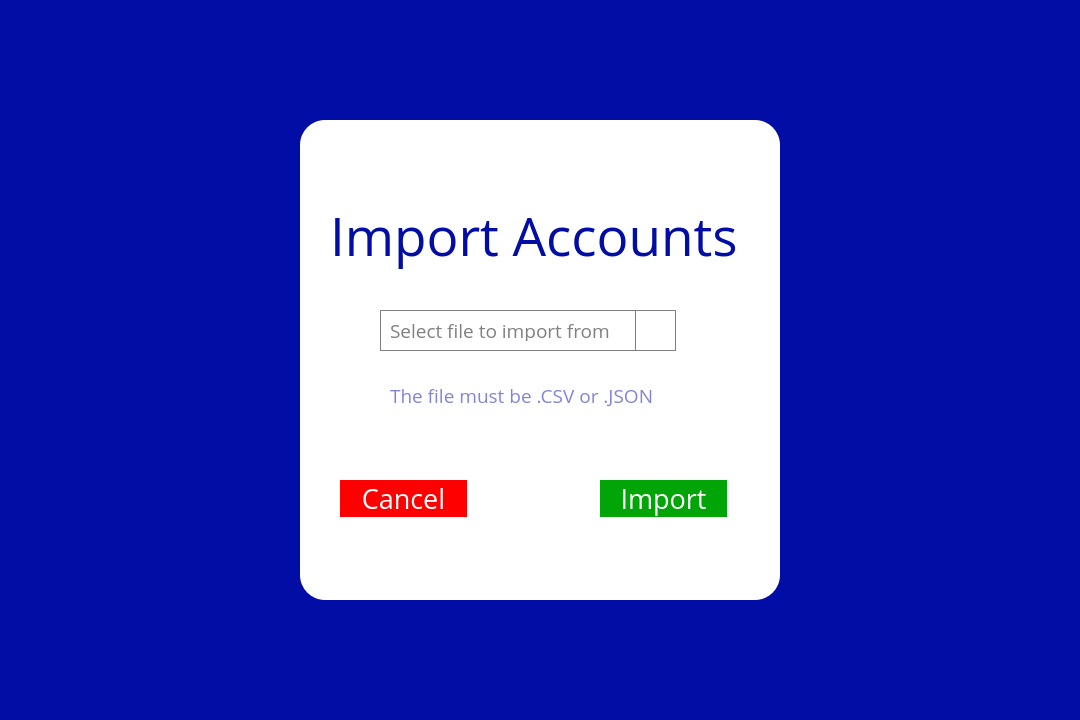
<?xml version="1.0" encoding="UTF-8"?>
<ui version="4.0">
 <class>importAccounts</class>
 <widget class="QWidget" name="importAccounts">
  <property name="geometry">
   <rect>
    <x>0</x>
    <y>0</y>
    <width>1080</width>
    <height>720</height>
   </rect>
  </property>
  <property name="minimumSize">
   <size>
    <width>1080</width>
    <height>720</height>
   </size>
  </property>
  <property name="maximumSize">
   <size>
    <width>1080</width>
    <height>720</height>
   </size>
  </property>
  <property name="windowTitle">
   <string>Import Accounts</string>
  </property>
  <property name="styleSheet">
   <string notr="true">background-color: rgb(2, 13, 165);</string>
  </property>
  <widget class="QFrame" name="importContainer">
   <property name="geometry">
    <rect>
     <x>300</x>
     <y>120</y>
     <width>480</width>
     <height>480</height>
    </rect>
   </property>
   <property name="styleSheet">
    <string notr="true">border-radius: 25;
background-color: rgb(255, 255, 255);</string>
   </property>
   <property name="frameShape">
    <enum>QFrame::StyledPanel</enum>
   </property>
   <property name="frameShadow">
    <enum>QFrame::Raised</enum>
   </property>
   <widget class="QLabel" name="windowTitle">
    <property name="geometry">
     <rect>
      <x>30</x>
      <y>80</y>
      <width>411</width>
      <height>71</height>
     </rect>
    </property>
    <property name="font">
     <font>
      <family>Open Sans</family>
      <pointsize>40</pointsize>
     </font>
    </property>
    <property name="styleSheet">
     <string notr="true">color: rgb(2, 13, 165);</string>
    </property>
    <property name="text">
     <string>Import Accounts</string>
    </property>
   </widget>
   <widget class="QFrame" name="containerForLbl">
    <property name="geometry">
     <rect>
      <x>80</x>
      <y>190</y>
      <width>296</width>
      <height>41</height>
     </rect>
    </property>
    <property name="styleSheet">
     <string notr="true">border: 1 solid grey;
border-radius: 0;</string>
    </property>
    <property name="frameShape">
     <enum>QFrame::StyledPanel</enum>
    </property>
    <property name="frameShadow">
     <enum>QFrame::Raised</enum>
    </property>
    <widget class="QLabel" name="fileLbl">
     <property name="geometry">
      <rect>
       <x>10</x>
       <y>10</y>
       <width>241</width>
       <height>21</height>
      </rect>
     </property>
     <property name="font">
      <font>
       <family>Open Sans</family>
       <pointsize>14</pointsize>
      </font>
     </property>
     <property name="styleSheet">
      <string notr="true">color: grey;
border: none;</string>
     </property>
     <property name="text">
      <string>Select file to import from</string>
     </property>
    </widget>
    <widget class="QPushButton" name="selectFileBtn">
     <property name="geometry">
      <rect>
       <x>255</x>
       <y>0</y>
       <width>41</width>
       <height>41</height>
      </rect>
     </property>
     <property name="cursor">
      <cursorShape>PointingHandCursor</cursorShape>
     </property>
     <property name="text">
      <string/>
     </property>
     <property name="icon">
      <iconset>
       <normaloff>../images/Icon awesome-folder-open.png</normaloff>../images/Icon awesome-folder-open.png</iconset>
     </property>
     <property name="iconSize">
      <size>
       <width>27</width>
       <height>20</height>
      </size>
     </property>
    </widget>
   </widget>
   <widget class="QLabel" name="disclaimer">
    <property name="geometry">
     <rect>
      <x>90</x>
      <y>260</y>
      <width>271</width>
      <height>31</height>
     </rect>
    </property>
    <property name="font">
     <font>
      <family>Open Sans</family>
      <pointsize>14</pointsize>
     </font>
    </property>
    <property name="styleSheet">
     <string notr="true">color: rgba(2, 13, 165, 0.5);</string>
    </property>
    <property name="text">
     <string>The file must be .CSV or .JSON</string>
    </property>
   </widget>
   <widget class="QPushButton" name="cancelBtn">
    <property name="geometry">
     <rect>
      <x>40</x>
      <y>360</y>
      <width>127</width>
      <height>37</height>
     </rect>
    </property>
    <property name="font">
     <font>
      <family>Open Sans</family>
      <pointsize>20</pointsize>
     </font>
    </property>
    <property name="cursor">
     <cursorShape>PointingHandCursor</cursorShape>
    </property>
    <property name="styleSheet">
     <string notr="true">color: rgb(255, 255, 255);
background-color: rgb(255, 0, 0);</string>
    </property>
    <property name="text">
     <string>Cancel</string>
    </property>
   </widget>
   <widget class="QPushButton" name="importBtn">
    <property name="geometry">
     <rect>
      <x>300</x>
      <y>360</y>
      <width>127</width>
      <height>37</height>
     </rect>
    </property>
    <property name="font">
     <font>
      <family>Open Sans</family>
      <pointsize>20</pointsize>
     </font>
    </property>
    <property name="cursor">
     <cursorShape>PointingHandCursor</cursorShape>
    </property>
    <property name="styleSheet">
     <string notr="true">color: rgb(255, 255, 255);
background-color: rgb(2, 165, 7);</string>
    </property>
    <property name="text">
     <string>Import</string>
    </property>
   </widget>
  </widget>
 </widget>
 <resources/>
 <connections/>
</ui>
